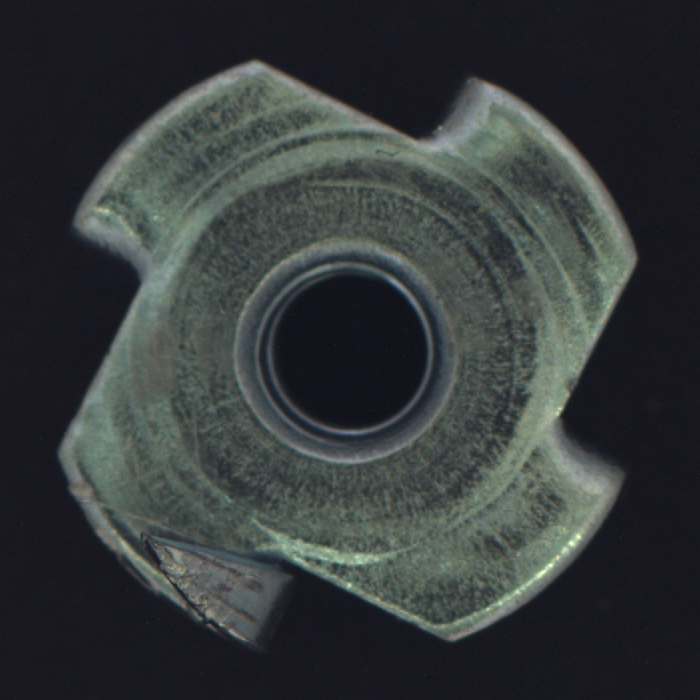
#> input picture PAPER-1/UNIT-1/EXERCISE-1/images/metal_component_01.png, 700 x 700 px; its folder holds only this picture in this run
$ python edge_detection.py   (older library calls are emulated)
#> lines starting #> are read from the running program, lines starting #| are printed output that depends on the picture; after the words box and inside, x2 and y2 are one past the last pixel; in counts of white or black regions, pixels touching at a corner belong together
#> in process_image, image is the input picture: shape (700, 700, 3); mean B, G, R 59.4, 58.3, 53.4

"""
Paper 1: Industrial Vision
Unit I: Computer Vision Fundamentals
Exercise 1: Sobel and Canny Edge Detection

Description:
    Processes industrial images using Sobel and Canny edge detection.
    Saves the results and a side-by-side comparison for each image.
"""

from pathlib import Path

import cv2
import numpy as np
import matplotlib.pyplot as plt


# --------------------------------------------------
# 1. CONFIGURATION
# --------------------------------------------------

BASE_DIR = Path(__file__).resolve().parent
IMAGE_DIR = BASE_DIR / "images"
RESULT_DIR = BASE_DIR / "results"

# Create the output directory if it does not exist.
RESULT_DIR.mkdir(parents=True, exist_ok=True)

# Sobel configuration.
SOBEL_KERNEL_SIZE = 3

# Canny lower and upper thresholds.
CANNY_LOW_THRESHOLD = 50
CANNY_HIGH_THRESHOLD = 150

# Gaussian smoothing kernel.
GAUSSIAN_KERNEL_SIZE = (5, 5)


# --------------------------------------------------
# 2. SOBEL EDGE DETECTION
# --------------------------------------------------

def apply_sobel(gray_image):
    """
    Calculate Sobel gradients and return a normalized
    gradient-magnitude image.
    """

    # Calculate horizontal gradient.
    gradient_x = cv2.Sobel(
        gray_image,
        cv2.CV_32F,
        1,
        0,
        ksize=SOBEL_KERNEL_SIZE
    )
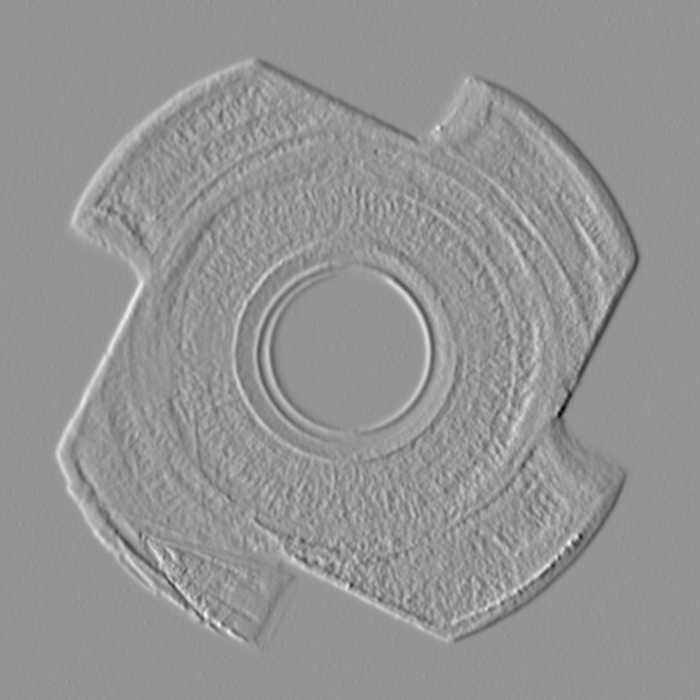
#> gradient_x: shape (700, 700) float32; min -260, max 185, mean 0; drawn with min black and max white

    # Calculate vertical gradient.
    gradient_y = cv2.Sobel(
        gray_image,
        cv2.CV_32F,
        0,
        1,
        ksize=SOBEL_KERNEL_SIZE
    )
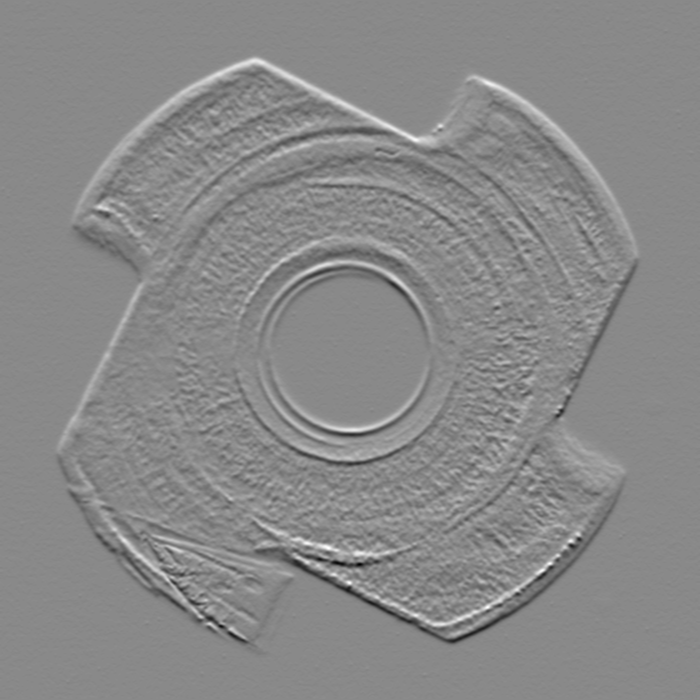
#> gradient_y: shape (700, 700) float32; min -229, max 197, mean 0; drawn with min black and max white

    # Calculate the gradient magnitude.
    magnitude = cv2.magnitude(gradient_x, gradient_y)
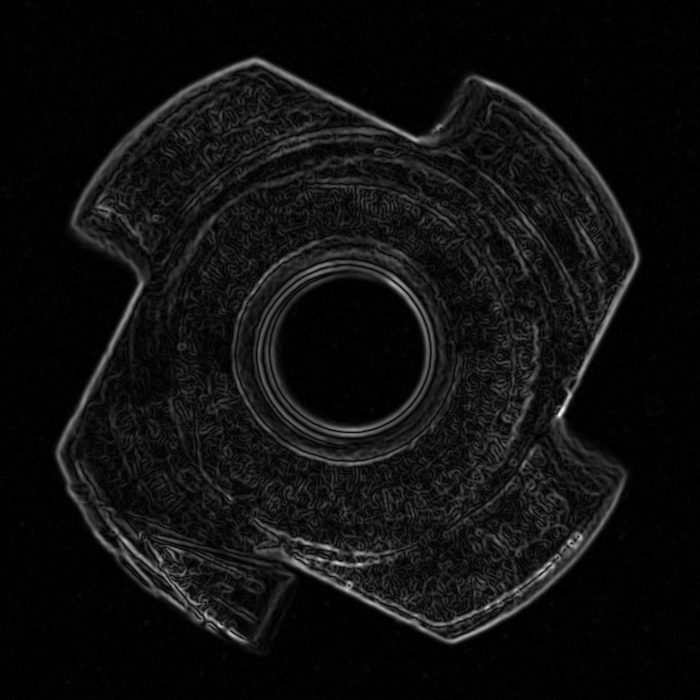
#> magnitude: shape (700, 700) float32; min 0, max 288.1, mean 18.3; drawn with min black and max white

    # Normalize the result to the 0-255 range.
    sobel_image = cv2.normalize(
        magnitude,
        None,
        0,
        255,
        cv2.NORM_MINMAX
    )

    return sobel_image.astype(np.uint8)


# --------------------------------------------------
# 3. CANNY EDGE DETECTION
# --------------------------------------------------

def apply_canny(gray_image):
    """
    Apply Canny edge detection to a grayscale image.
    """

    canny_image = cv2.Canny(
        gray_image,
        CANNY_LOW_THRESHOLD,
        CANNY_HIGH_THRESHOLD
    )
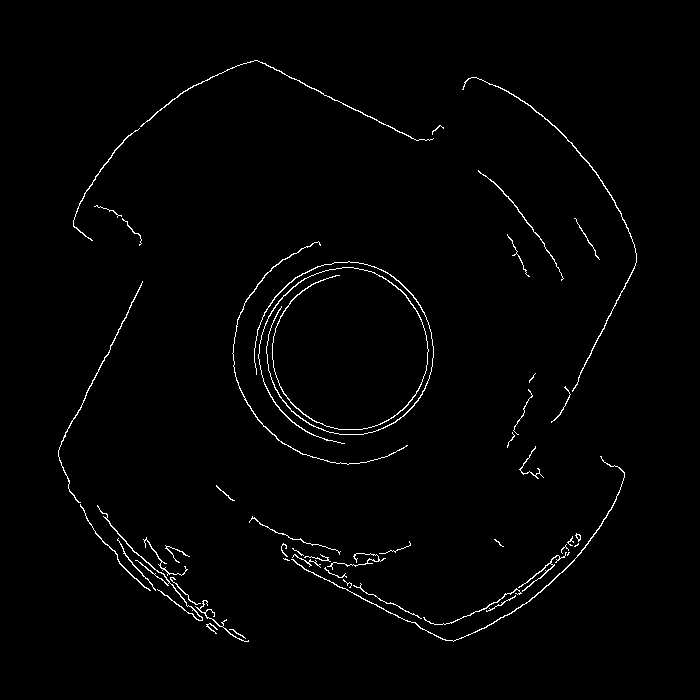
#> canny_image: shape (700, 700); 1.4% white in thin lines or dots, all inside (x1, y1, x2, y2) = (58, 60, 637, 642)

    return canny_image


# --------------------------------------------------
# 4. PROCESS A SINGLE IMAGE
# --------------------------------------------------

def process_image(image_path):
    """
    Load an image, perform preprocessing, apply both
    algorithms, and save the outputs.
    """

    print(f"\nProcessing: {image_path.name}")

    # Read the input image.
    image = cv2.imread(str(image_path))

    if image is None:
        print(f"Error: Could not read {image_path.name}")
        return

    # Convert BGR to grayscale.
    gray_image = cv2.cvtColor(
        image,
        cv2.COLOR_BGR2GRAY
    )

    # Reduce noise before edge detection.
    blurred_image = cv2.GaussianBlur(
        gray_image,
        GAUSSIAN_KERNEL_SIZE,
        0
    )

    # Apply Sobel.
    sobel_image = apply_sobel(blurred_image)

    # Apply Canny.
    canny_image = apply_canny(blurred_image)

    # Build output filenames.
    image_name = image_path.stem

    sobel_path = RESULT_DIR / f"{image_name}_sobel.png"
    canny_path = RESULT_DIR / f"{image_name}_canny.png"
    comparison_path = RESULT_DIR / f"{image_name}_comparison.png"

    # Save individual results.
    cv2.imwrite(str(sobel_path), sobel_image)
    cv2.imwrite(str(canny_path), canny_image)

    # Create a side-by-side comparison.
    figure, axes = plt.subplots(1, 3, figsize=(15, 5))

    axes[0].imshow(gray_image, cmap="gray")
    axes[0].set_title("Original Grayscale Image")

    axes[1].imshow(sobel_image, cmap="gray")
    axes[1].set_title("Sobel Gradient Magnitude")

    axes[2].imshow(canny_image, cmap="gray")
    axes[2].set_title("Canny Edge Detection")

    for axis in axes:
        axis.axis("off")

    figure.suptitle(image_path.name)
    figure.tight_layout()

    # Save the comparison figure.
    figure.savefig(
        comparison_path,
        dpi=300,
        bbox_inches="tight"
    )

    plt.close(figure)

    print(f"Sobel output:      {sobel_path.name}")
    print(f"Canny output:      {canny_path.name}")
    print(f"Comparison image:  {comparison_path.name}")


# --------------------------------------------------
# 5. MAIN PROGRAM
# --------------------------------------------------

def main():
    """Process every supported image in the images folder."""

    supported_extensions = {
        ".png", ".jpg", ".jpeg", ".bmp", ".tif", ".tiff"
    }

    if not IMAGE_DIR.exists():
        print(f"Error: Image folder not found: {IMAGE_DIR}")
        return

    image_paths = sorted(
        path for path in IMAGE_DIR.iterdir()
        if path.is_file()
        and path.suffix.lower() in supported_extensions
    )

    if not image_paths:
        print("No supported images found in the images folder.")
        print("Add PNG, JPG, JPEG, BMP, or TIFF images and try again.")
        return

    print("=" * 55)
    print("SOBEL AND CANNY EDGE DETECTION")
    print("=" * 55)
    print(f"Images found: {len(image_paths)}")

    for image_path in image_paths:
        process_image(image_path)

    print("\nProcessing completed.")
    print(f"Check your results here: {RESULT_DIR}")


if __name__ == "__main__":
    main()
